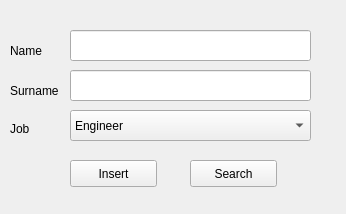
<?xml version="1.0" encoding="UTF-8"?>
<ui version="4.0">
 <class>ContactBookGui</class>
 <widget class="QWidget" name="ContactBookGui">
  <property name="geometry">
   <rect>
    <x>0</x>
    <y>0</y>
    <width>346</width>
    <height>214</height>
   </rect>
  </property>
  <property name="windowTitle">
   <string>Form</string>
  </property>
  <widget class="QPushButton" name="insert_button">
   <property name="geometry">
    <rect>
     <x>70</x>
     <y>160</y>
     <width>87</width>
     <height>27</height>
    </rect>
   </property>
   <property name="text">
    <string>Insert</string>
   </property>
  </widget>
  <widget class="QPushButton" name="search_button">
   <property name="geometry">
    <rect>
     <x>190</x>
     <y>160</y>
     <width>87</width>
     <height>27</height>
    </rect>
   </property>
   <property name="text">
    <string>Search</string>
   </property>
  </widget>
  <widget class="QLineEdit" name="name_line">
   <property name="geometry">
    <rect>
     <x>70</x>
     <y>30</y>
     <width>241</width>
     <height>31</height>
    </rect>
   </property>
  </widget>
  <widget class="QComboBox" name="jobs_combo">
   <property name="geometry">
    <rect>
     <x>70</x>
     <y>110</y>
     <width>241</width>
     <height>31</height>
    </rect>
   </property>
   <item>
    <property name="text">
     <string>Engineer</string>
    </property>
   </item>
   <item>
    <property name="text">
     <string>Doctor</string>
    </property>
   </item>
   <item>
    <property name="text">
     <string>Tester</string>
    </property>
   </item>
  </widget>
  <widget class="QLineEdit" name="surname_line">
   <property name="geometry">
    <rect>
     <x>70</x>
     <y>70</y>
     <width>241</width>
     <height>31</height>
    </rect>
   </property>
  </widget>
  <widget class="QLabel" name="name_label">
   <property name="geometry">
    <rect>
     <x>10</x>
     <y>40</y>
     <width>58</width>
     <height>21</height>
    </rect>
   </property>
   <property name="text">
    <string>Name</string>
   </property>
  </widget>
  <widget class="QLabel" name="surname_label">
   <property name="geometry">
    <rect>
     <x>10</x>
     <y>80</y>
     <width>58</width>
     <height>21</height>
    </rect>
   </property>
   <property name="text">
    <string>Surname</string>
   </property>
  </widget>
  <widget class="QLabel" name="job_label">
   <property name="geometry">
    <rect>
     <x>10</x>
     <y>120</y>
     <width>58</width>
     <height>17</height>
    </rect>
   </property>
   <property name="text">
    <string>Job</string>
   </property>
   <property name="alignment">
    <set>Qt::AlignLeading|Qt::AlignLeft|Qt::AlignVCenter</set>
   </property>
  </widget>
 </widget>
 <resources/>
 <connections/>
</ui>
